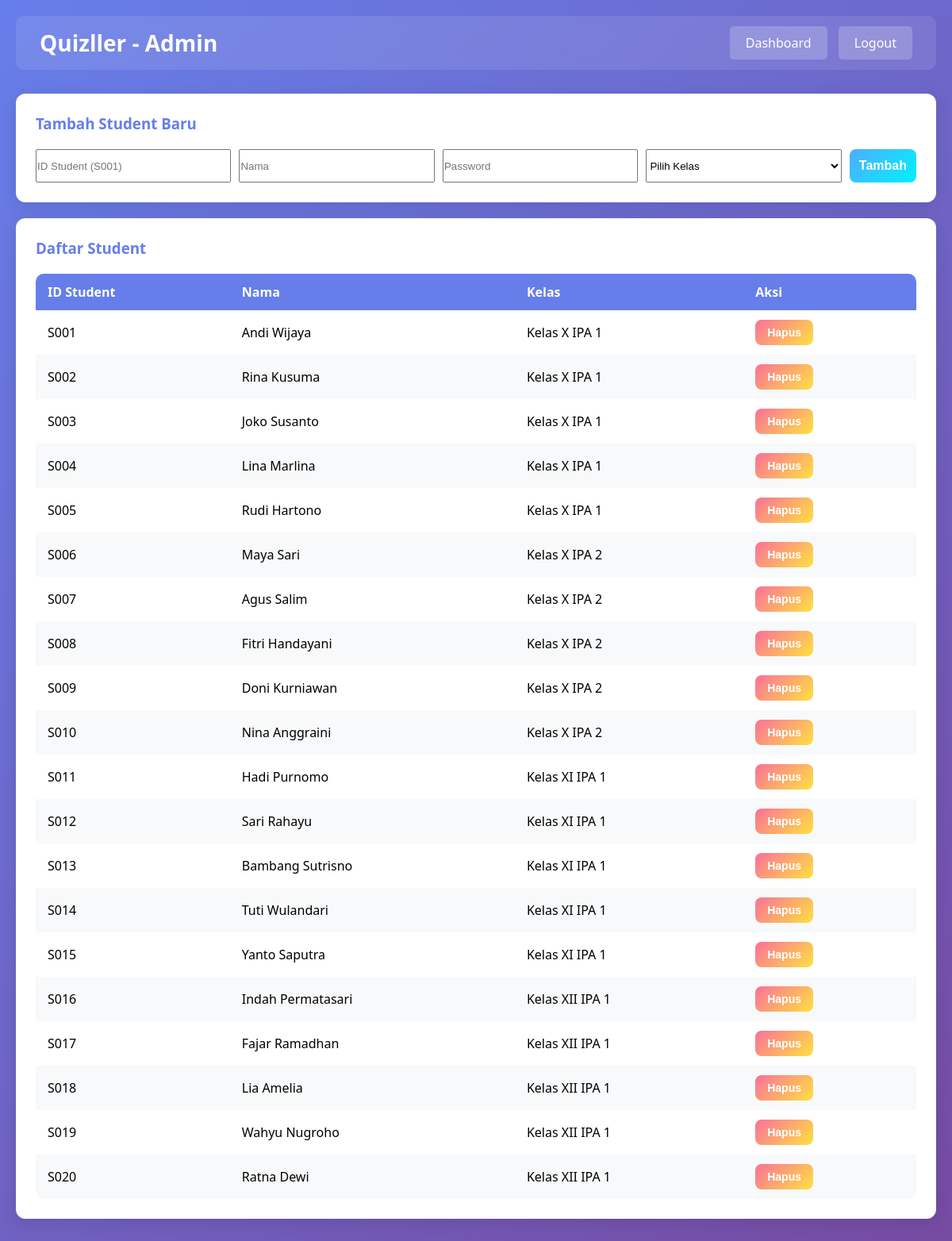
The app's page /admin/students.php (signed in) with its own data.
### tables this page shows
CREATE TABLE students (
        id INTEGER PRIMARY KEY AUTOINCREMENT,
        student_id VARCHAR(50) NOT NULL UNIQUE,
        name VARCHAR(255) NOT NULL,
        password VARCHAR(255) NOT NULL,
        class_id INTEGER,
        FOREIGN KEY (class_id) REFERENCES classes(id)
    );

CREATE TABLE classes (
        id INTEGER PRIMARY KEY AUTOINCREMENT,
        name VARCHAR(255) NOT NULL
    );

### admin/students.php (the view, shortened to what this page needs)
<?php
$conn = getDBConnection();
$stmt = $conn->query("SELECT s.*, c.name as class_name FROM students s LEFT JOIN classes c ON s.class_id = c.id ORDER BY s.student_id");
$students = $stmt->fetchAll(PDO::FETCH_ASSOC);
?>
<!DOCTYPE html>
<html lang="id">
<head>
    <link rel="stylesheet" href="../assets/css/style.css">
</head>
<body>
    <div class="container">
        <div class="navbar">
            <h1>Quizller - Admin</h1>
            <div>
                <a href="dashboard.php" style="margin-right: 10px;">Dashboard</a>
                <a href="../logout.php">Logout</a>
            </div>
        </div>
        <div class="card">
            <h3>Tambah Student Baru</h3>
            <form method="POST">
                <div style="display: grid; grid-template-columns: 1fr 1fr 1fr 1fr auto; gap: 10px;">
                    <input type="text" name="student_id" placeholder="ID Student (S001)" required>
                    <input type="text" name="name" placeholder="Nama" required>
                    <input type="password" name="password" placeholder="Password" required>
                    <select name="class_id" required>
                        <option value="">Pilih Kelas</option>
                    </select>
                    <button type="submit" name="add" class="btn btn-success">Tambah</button>
                </div>
            </form>
        </div>
        <div class="card">
            <h3>Daftar Student</h3>
            <table class="table">
                <thead>
                    <tr>
                        <th>ID Student</th>
                        <th>Nama</th>
                        <th>Kelas</th>
                        <th>Aksi</th>
                    </tr>
                </thead>
                <tbody>
                    <?php foreach ($students as $student): ?>
                        <tr>
                            <td><?php echo htmlspecialchars($student['student_id']); ?></td>
                            <td><?php echo htmlspecialchars($student['name']); ?></td>
                            <td><?php echo htmlspecialchars($student['class_name'] ?? '-'); ?></td>
                            <td>
                                <form method="POST" style="display: inline;" onsubmit="return confirm('Yakin ingin menghapus student ini?');">
                                    <button type="submit" name="delete" class="btn btn-small btn-danger">Hapus</button>
                                </form>
                            </td>
                        </tr>
                    <?php endforeach; ?>
                </tbody>
            </table>
        </div>
    </div>
</body>
</html>

### assets/css/style.css (style rules this page uses)
* { margin: 0; padding: 0; box-sizing: border-box; }
body { font-family: 'Segoe UI', Tahoma, Geneva, Verdana, sans-serif; background: linear-gradient(135deg, #667eea 0%, #764ba2 100%); min-height: 100vh; }
.container { max-width: 1200px; margin: 0 auto; padding: 20px; }
.navbar { background-color: rgba(255, 255, 255, 0.1); backdrop-filter: blur(10px); padding: 15px 30px; border-radius: 10px; margin-bottom: 30px; display: flex; justify-content: space-between; align-items: center; }
.navbar h1 { color: white; font-size: 28px; }
.navbar a { color: white; text-decoration: none; padding: 10px 20px; background-color: rgba(255, 255, 255, 0.2); border-radius: 5px; transition: all 0.3s; }
.btn { width: 100%; padding: 12px; background: linear-gradient(135deg, #667eea 0%, #764ba2 100%); color: white; border: none; border-radius: 8px; font-size: 16px; font-weight: 600; cursor: pointer; transition: transform 0.2s; }
.btn-success { background: linear-gradient(135deg, #4facfe 0%, #00f2fe 100%); }
.btn-danger { background: linear-gradient(135deg, #fa709a 0%, #fee140 100%); }
.btn-small { width: auto; padding: 8px 15px; font-size: 14px; }
.card { background-color: white; padding: 25px; border-radius: 12px; box-shadow: 0 5px 20px rgba(0, 0, 0, 0.1); margin-bottom: 20px; }
.card h3 { color: #667eea; margin-bottom: 20px; }
.table { width: 100%; border-collapse: collapse; background-color: white; border-radius: 10px; overflow: hidden; }
.table th, .table td { padding: 12px 15px; text-align: left; }
.table th { background-color: #667eea; color: white; font-weight: 600; }
.table tr:nth-child(even) { background-color: #f8f9fa; }

### records on screen
students: student "S001", name "Andi Wijaya", class.name "Kelas X IPA 1"
students: student "S002", name "Rina Kusuma", class.name "Kelas X IPA 1"
students: student "S003", name "Joko Susanto", class.name "Kelas X IPA 1"
students: student "S004", name "Lina Marlina", class.name "Kelas X IPA 1"
students: student "S005", name "Rudi Hartono", class.name "Kelas X IPA 1"
students: student "S006", name "Maya Sari", class.name "Kelas X IPA 2"
students: student "S007", name "Agus Salim", class.name "Kelas X IPA 2"
students: student "S008", name "Fitri Handayani", class.name "Kelas X IPA 2"
students: student "S009", name "Doni Kurniawan", class.name "Kelas X IPA 2"
students: student "S010", name "Nina Anggraini", class.name "Kelas X IPA 2"
students: student "S011", name "Hadi Purnomo", class.name "Kelas XI IPA 1"
students: student "S012", name "Sari Rahayu", class.name "Kelas XI IPA 1"
students: student "S013", name "Bambang Sutrisno", class.name "Kelas XI IPA 1"
students: student "S014", name "Tuti Wulandari", class.name "Kelas XI IPA 1"
students: student "S015", name "Yanto Saputra", class.name "Kelas XI IPA 1"
students: student "S016", name "Indah Permatasari", class.name "Kelas XII IPA 1"
students: student "S017", name "Fajar Ramadhan", class.name "Kelas XII IPA 1"
students: student "S018", name "Lia Amelia", class.name "Kelas XII IPA 1"
students: student "S019", name "Wahyu Nugroho", class.name "Kelas XII IPA 1"
students: student "S020", name "Ratna Dewi", class.name "Kelas XII IPA 1"
